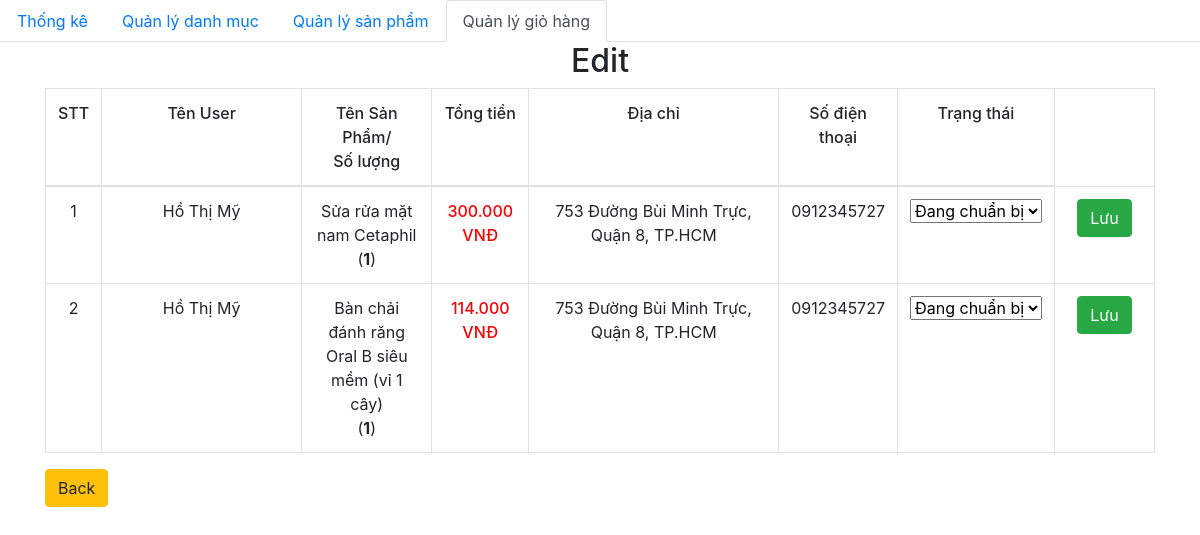
The app's page /admin/edit.php?order_id=50 with its own data.
### tables this page shows
CREATE TABLE `order_details` (
  `id` int(11) NOT NULL,
  `order_id` int(11) NOT NULL,
  `product_id` int(11) NOT NULL,
  `id_user` int(11) NOT NULL,
  `num` int(11) NOT NULL,
  `price` float NOT NULL,
  `status` varchar(255) NOT NULL
);

CREATE TABLE `orders` (
  `id` int(11) NOT NULL,
  `fullname` varchar(100) NOT NULL,
  `phone_number` varchar(20) NOT NULL,
  `email` varchar(150) NOT NULL,
  `address` varchar(200) NOT NULL,
  `note` varchar(255) DEFAULT NULL,
  `order_date` datetime DEFAULT NULL
);

CREATE TABLE `product` (
  `id` int(11) NOT NULL,
  `title` varchar(200) NOT NULL,
  `price` float NOT NULL,
  `number` float NOT NULL,
  `thumbnail` varchar(500) NOT NULL,
  `content` longtext NOT NULL,
  `id_category` int(11) NOT NULL,
  `created_at` datetime DEFAULT NULL,
  `updated_at` datetime DEFAULT NULL
);

### admin/database/dbhelper.php (called while the page is built, shortened)
<?php
function executeResult($sql)
{
	$con = mysqli_connect(HOST, USERNAME, PASSWORD, DATABASE);
	$result = mysqli_query($con, $sql);
	$data   = [];
	while ($row = mysqli_fetch_array($result, 1)) {
		$data[] = $row;
	}
	return $data;
}

### admin/edit.php (the view, shortened to what this page needs)
<?php
require_once('database/dbhelper.php');
?>
<!DOCTYPE html>
<html>
<head>
    <link rel="stylesheet" href="https://maxcdn.bootstrapcdn.com/bootstrap/4.4.1/css/bootstrap.min.css">
    <link href="https://cdn.jsdelivr.net/npm/summernote@0.8.18/dist/summernote.min.css" rel="stylesheet">
</head>
<body>
    <ul class="nav nav-tabs">
        <li class="nav-item">
            <a class="nav-link" href="category/index.php">Thống kê</a>
        </li>
        <li class="nav-item">
            <a class="nav-link" href="category/index.php">Quản lý danh mục</a>
        </li>
        <li class="nav-item">
            <a class="nav-link" href="product/">Quản lý sản phẩm</a>
        </li>
        <li class="nav-item ">
            <a class="nav-link active" href="dashboard.php">Quản lý giỏ hàng</a>
        </li>
    </ul>
    <div class="container">
        <div class="panel panel-primary">
            <div class="panel-heading">
                <h2 class="text-center">Edit</h2>
            </div>
            <div class="panel-body">
                <form action="" method="POST">
                    <table class="table table-bordered table-hover">
                        <thead>
                            <tr style="font-weight: 500;text-align: center;">
                                <td width="50px">STT</td>
                                <td width="200px">Tên User</td>
                                <td>Tên Sản Phẩm/<br>Số lượng</td>
                                <td>Tổng tiền</td>
                                <td width="250px">Địa chỉ</td>
                                <td>Số điện thoại</td>
                                <td>Trạng thái</td>
                            </tr>
                        </thead>
                        <tbody>
                            <?php
                            try {
                                if (isset($_GET['order_id'])) {
                                    $order_id = $_GET['order_id'];
                                }
                                $count = 0;
                                $sql = "SELECT * from orders, order_details, product
                                where order_details.order_id=orders.id and product.id=order_details.product_id and order_id=$order_id";
                                $order_details_List = executeResult($sql);
                                foreach ($order_details_List as $item) {
                                    echo '
                                        <tr style="text-align: center;">
                                            <td width="50px">' . (++$count) . '</td>
                                            <td style="text-align:center">' . $item['fullname'] . '</td>
                                            <td>' . $item['title'] . '<br>(<strong>' . $item['num'] . '</strong>)</td>
                                            <td class="b-500 red">' . number_format($item['price'], 0, ',', '.') . '<span> VNĐ</span></td>
                                            <td width="100px">' . $item['address'] . '</td>
                                            <td width="100px">' . $item['phone_number'] . '</td>
                                            <td>
                                                <select name="status" id="status" onchange="status(' . $item['order_id'] . ')">
                                                    <option value="Đang chuẩn bị">Đang chuẩn bị</option>
                                                    <option value="Đang giao">Đang giao</option>
                                                    <option value="Đã nhận hàng">Đã nhận hàng</option>
                                                    <option value="Đã hủy">Đã hủy</option>
                                                </select>
                                            </td>
                                            <td width="100px">
                                                <button class="btn btn-success">Lưu</button>
                                            </td>
                                        </tr>
                                    ';
                                }
                            } catch (Exception $e) {
                                die("Lỗi thực thi sql: " . $e->getMessage());
                            }
                            ?>
                        </tbody>
                    </table>
                    <a href="dashboard.php" class="btn btn-warning">Back</a>
                </form>
            </div>
        </div>
    </div>
</body>
</html>

### admin/edit.php (style rules this page uses)
.b-500 { font-weight: 500; }
.red { color: red; }

### records on screen
order_details: order.fullname "Hồ Thị Mỹ", product.title "Sửa rửa mặt nam Cetaphil", num "1", product.price "300.000", order.address "753 Đường Bùi Minh Trực, Quận 8, TP.HCM", order.phone_number "0912345727", status "Đang chuẩn bị"
order_details: order.fullname "Hồ Thị Mỹ", product.title "Bàn chải đánh răng Oral B siêu mềm (vỉ 1 cây)", num "1", product.price "114.000", order.address "753 Đường Bùi Minh Trực, Quận 8, TP.HCM", order.phone_number "0912345727", status "Đang chuẩn bị"
